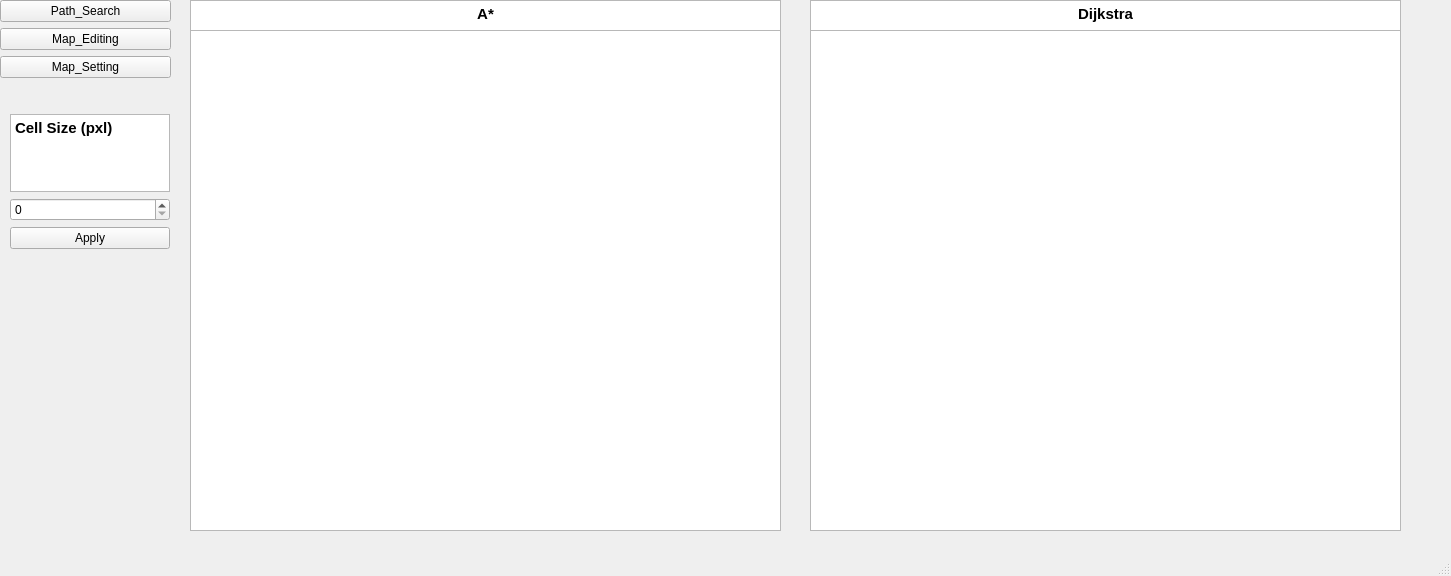
<?xml version="1.0" encoding="UTF-8"?>
<ui version="4.0">
 <class>MainWindow</class>
 <widget class="QMainWindow" name="MainWindow">
  <property name="geometry">
   <rect>
    <x>0</x>
    <y>0</y>
    <width>1451</width>
    <height>576</height>
   </rect>
  </property>
  <property name="windowTitle">
   <string>MainWindow</string>
  </property>
  <widget class="QWidget" name="centralwidget">
   <widget class="QWidget" name="verticalLayoutWidget">
    <property name="geometry">
     <rect>
      <x>0</x>
      <y>0</y>
      <width>171</width>
      <height>361</height>
     </rect>
    </property>
    <layout class="QVBoxLayout" name="verticalLayout">
     <item>
      <widget class="QPushButton" name="Path_Search">
       <property name="text">
        <string>Path_Search</string>
       </property>
      </widget>
     </item>
     <item>
      <widget class="QPushButton" name="Map_Editing">
       <property name="text">
        <string>Map_Editing</string>
       </property>
      </widget>
     </item>
     <item>
      <widget class="QPushButton" name="Map_Setting">
       <property name="text">
        <string>Map_Setting</string>
       </property>
      </widget>
     </item>
     <item>
      <widget class="QStackedWidget" name="stackedWidget">
       <property name="currentIndex">
        <number>2</number>
       </property>
       <widget class="QWidget" name="Path_Search_Page">
        <widget class="QWidget" name="verticalLayoutWidget_2">
         <property name="geometry">
          <rect>
           <x>40</x>
           <y>30</y>
           <width>91</width>
           <height>80</height>
          </rect>
         </property>
         <layout class="QVBoxLayout" name="verticalLayout_2">
          <item>
           <widget class="QPushButton" name="Start">
            <property name="text">
             <string>Start</string>
            </property>
           </widget>
          </item>
          <item>
           <widget class="QPushButton" name="Stop">
            <property name="text">
             <string>Stop</string>
            </property>
           </widget>
          </item>
         </layout>
        </widget>
       </widget>
       <widget class="QWidget" name="Map_Editing_Page">
        <widget class="QWidget" name="verticalLayoutWidget_4">
         <property name="geometry">
          <rect>
           <x>0</x>
           <y>30</y>
           <width>160</width>
           <height>131</height>
          </rect>
         </property>
         <layout class="QVBoxLayout" name="verticalLayout_4">
          <item>
           <widget class="QTextEdit" name="textEdit_2">
            <property name="html">
             <string>&lt;!DOCTYPE HTML PUBLIC &quot;-//W3C//DTD HTML 4.0//EN&quot; &quot;http://www.w3.org/TR/REC-html40/strict.dtd&quot;&gt;
&lt;html&gt;&lt;head&gt;&lt;meta name=&quot;qrichtext&quot; content=&quot;1&quot; /&gt;&lt;meta charset=&quot;utf-8&quot; /&gt;&lt;style type=&quot;text/css&quot;&gt;
p, li { white-space: pre-wrap; }
hr { height: 1px; border-width: 0; }
li.unchecked::marker { content: &quot;\2610&quot;; }
li.checked::marker { content: &quot;\2612&quot;; }
&lt;/style&gt;&lt;/head&gt;&lt;body style=&quot; font-family:'Ubuntu'; font-size:11pt; font-weight:400; font-style:normal;&quot;&gt;
&lt;p align=&quot;center&quot; style=&quot; margin-top:0px; margin-bottom:0px; margin-left:0px; margin-right:0px; -qt-block-indent:0; text-indent:0px;&quot;&gt;&lt;span style=&quot; font-weight:700;&quot;&gt;Obstacle [%]&lt;/span&gt;&lt;/p&gt;&lt;/body&gt;&lt;/html&gt;</string>
            </property>
           </widget>
          </item>
          <item>
           <widget class="QSpinBox" name="obstacle_percentage"/>
          </item>
          <item>
           <widget class="QPushButton" name="generate_map_editing_page">
            <property name="text">
             <string>Generate</string>
            </property>
           </widget>
          </item>
          <item>
           <widget class="QPushButton" name="claer_map_editing_page">
            <property name="text">
             <string>Clear</string>
            </property>
           </widget>
          </item>
         </layout>
        </widget>
       </widget>
       <widget class="QWidget" name="Map_Setting_Page">
        <widget class="QWidget" name="verticalLayoutWidget_3">
         <property name="geometry">
          <rect>
           <x>10</x>
           <y>30</y>
           <width>160</width>
           <height>135</height>
          </rect>
         </property>
         <layout class="QVBoxLayout" name="verticalLayout_3">
          <item>
           <widget class="QTextEdit" name="textEdit">
            <property name="html">
             <string>&lt;!DOCTYPE HTML PUBLIC &quot;-//W3C//DTD HTML 4.0//EN&quot; &quot;http://www.w3.org/TR/REC-html40/strict.dtd&quot;&gt;
&lt;html&gt;&lt;head&gt;&lt;meta name=&quot;qrichtext&quot; content=&quot;1&quot; /&gt;&lt;meta charset=&quot;utf-8&quot; /&gt;&lt;style type=&quot;text/css&quot;&gt;
p, li { white-space: pre-wrap; }
hr { height: 1px; border-width: 0; }
li.unchecked::marker { content: &quot;\2610&quot;; }
li.checked::marker { content: &quot;\2612&quot;; }
&lt;/style&gt;&lt;/head&gt;&lt;body style=&quot; font-family:'Ubuntu'; font-size:11pt; font-weight:400; font-style:normal;&quot;&gt;
&lt;p style=&quot; margin-top:0px; margin-bottom:0px; margin-left:0px; margin-right:0px; -qt-block-indent:0; text-indent:0px;&quot;&gt;&lt;span style=&quot; font-weight:700;&quot;&gt;Cell Size (pxl)&lt;/span&gt;&lt;/p&gt;&lt;/body&gt;&lt;/html&gt;</string>
            </property>
           </widget>
          </item>
          <item>
           <widget class="QSpinBox" name="spinBox"/>
          </item>
          <item>
           <widget class="QPushButton" name="apply_map_setting_page">
            <property name="text">
             <string>Apply</string>
            </property>
           </widget>
          </item>
         </layout>
        </widget>
       </widget>
      </widget>
     </item>
    </layout>
   </widget>
   <widget class="QTextBrowser" name="textBrowser">
    <property name="geometry">
     <rect>
      <x>190</x>
      <y>0</y>
      <width>591</width>
      <height>31</height>
     </rect>
    </property>
    <property name="html">
     <string>&lt;!DOCTYPE HTML PUBLIC &quot;-//W3C//DTD HTML 4.0//EN&quot; &quot;http://www.w3.org/TR/REC-html40/strict.dtd&quot;&gt;
&lt;html&gt;&lt;head&gt;&lt;meta name=&quot;qrichtext&quot; content=&quot;1&quot; /&gt;&lt;meta charset=&quot;utf-8&quot; /&gt;&lt;style type=&quot;text/css&quot;&gt;
p, li { white-space: pre-wrap; }
hr { height: 1px; border-width: 0; }
li.unchecked::marker { content: &quot;\2610&quot;; }
li.checked::marker { content: &quot;\2612&quot;; }
&lt;/style&gt;&lt;/head&gt;&lt;body style=&quot; font-family:'Ubuntu'; font-size:11pt; font-weight:400; font-style:normal;&quot;&gt;
&lt;p align=&quot;center&quot; style=&quot; margin-top:0px; margin-bottom:0px; margin-left:0px; margin-right:0px; -qt-block-indent:0; text-indent:0px;&quot;&gt;&lt;span style=&quot; font-weight:700;&quot;&gt;A*&lt;/span&gt;&lt;/p&gt;&lt;/body&gt;&lt;/html&gt;</string>
    </property>
   </widget>
   <widget class="QGraphicsView" name="Astar_map">
    <property name="geometry">
     <rect>
      <x>190</x>
      <y>30</y>
      <width>591</width>
      <height>501</height>
     </rect>
    </property>
   </widget>
   <widget class="QGraphicsView" name="Dijkstra_map">
    <property name="geometry">
     <rect>
      <x>810</x>
      <y>30</y>
      <width>591</width>
      <height>501</height>
     </rect>
    </property>
   </widget>
   <widget class="QTextBrowser" name="textBrowser_2">
    <property name="geometry">
     <rect>
      <x>810</x>
      <y>0</y>
      <width>591</width>
      <height>31</height>
     </rect>
    </property>
    <property name="html">
     <string>&lt;!DOCTYPE HTML PUBLIC &quot;-//W3C//DTD HTML 4.0//EN&quot; &quot;http://www.w3.org/TR/REC-html40/strict.dtd&quot;&gt;
&lt;html&gt;&lt;head&gt;&lt;meta name=&quot;qrichtext&quot; content=&quot;1&quot; /&gt;&lt;meta charset=&quot;utf-8&quot; /&gt;&lt;style type=&quot;text/css&quot;&gt;
p, li { white-space: pre-wrap; }
hr { height: 1px; border-width: 0; }
li.unchecked::marker { content: &quot;\2610&quot;; }
li.checked::marker { content: &quot;\2612&quot;; }
&lt;/style&gt;&lt;/head&gt;&lt;body style=&quot; font-family:'Ubuntu'; font-size:11pt; font-weight:400; font-style:normal;&quot;&gt;
&lt;p align=&quot;center&quot; style=&quot; margin-top:0px; margin-bottom:0px; margin-left:0px; margin-right:0px; -qt-block-indent:0; text-indent:0px;&quot;&gt;&lt;span style=&quot; font-weight:700;&quot;&gt;Dijkstra&lt;/span&gt;&lt;/p&gt;&lt;/body&gt;&lt;/html&gt;</string>
    </property>
   </widget>
  </widget>
  <widget class="QMenuBar" name="menubar">
   <property name="geometry">
    <rect>
     <x>0</x>
     <y>0</y>
     <width>1451</width>
     <height>22</height>
    </rect>
   </property>
  </widget>
  <widget class="QStatusBar" name="statusbar"/>
 </widget>
 <resources/>
 <connections/>
</ui>
